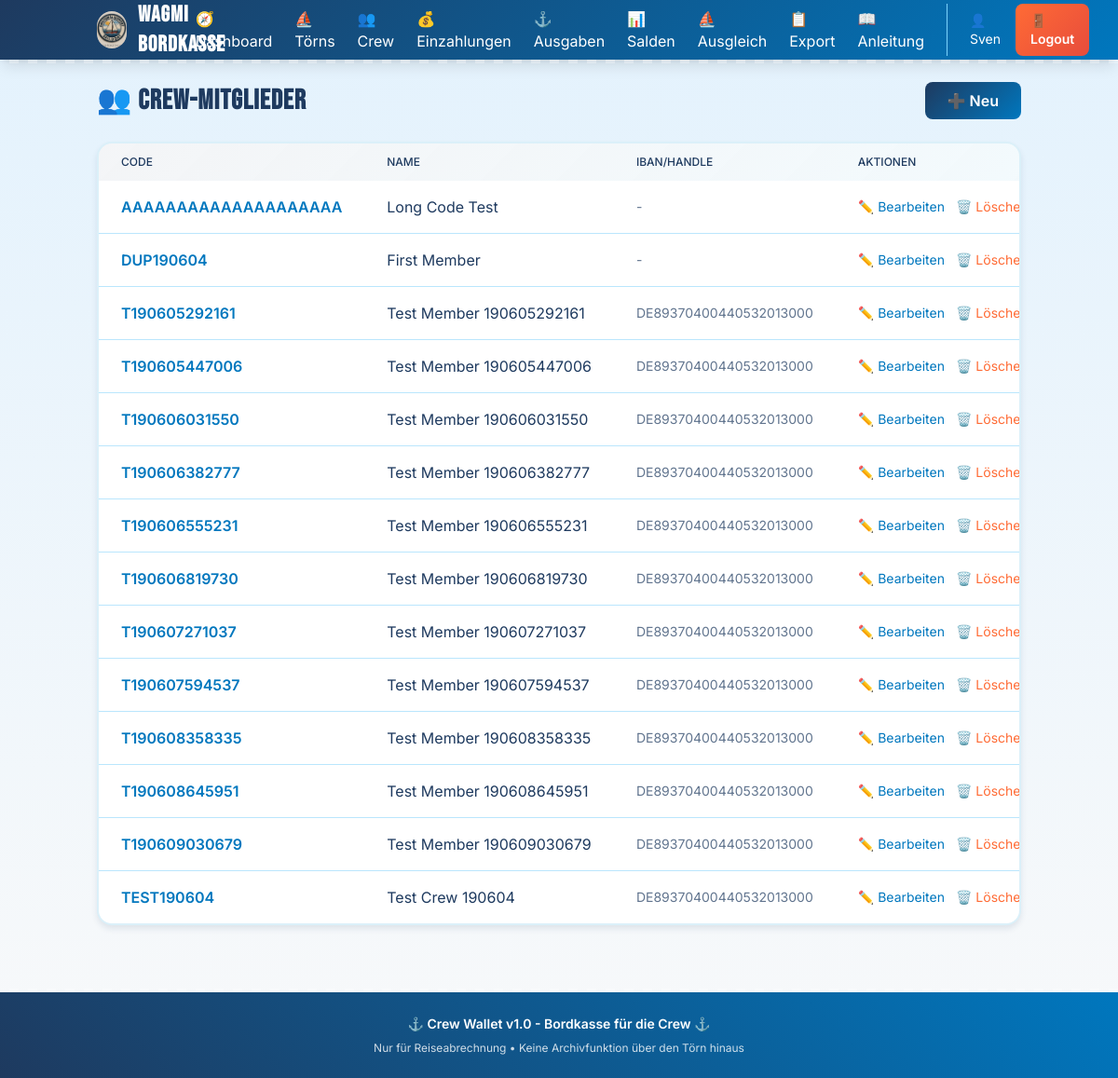
Page /crew (signed in) on the earlier database version.
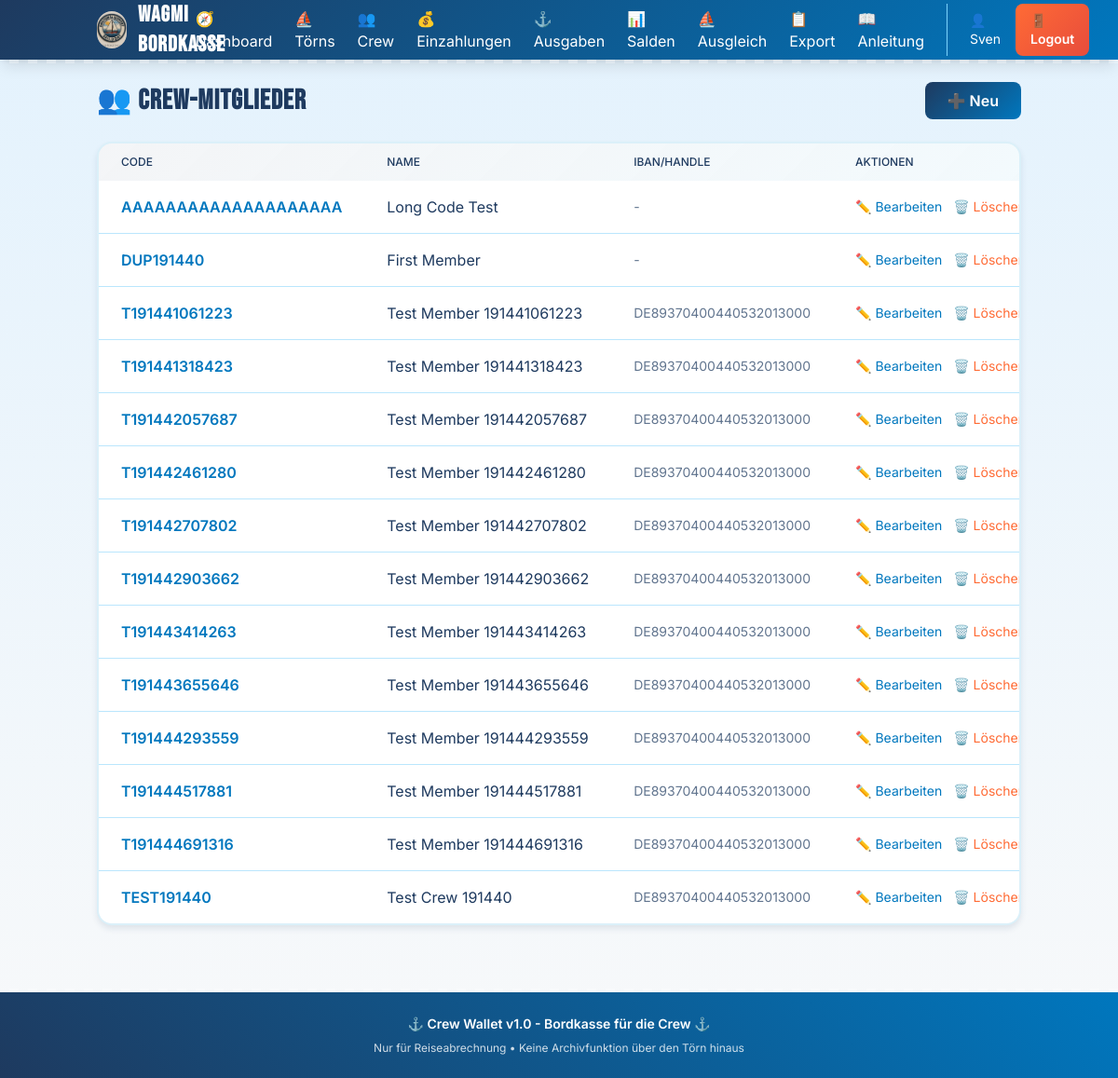
Same page on the later database version.
### models.py (models this page shows)
class CrewMember(Base):
    __tablename__ = "crew_members"
    __table_args__ = (
        UniqueConstraint('trip_id', 'code', name='uq_crew_trip_code'),
    )
    id = Column(Integer, primary_key=True, index=True)
    trip_id = Column(Integer, ForeignKey("trips.id"), nullable=False, index=True)
    code = Column(String(20), nullable=False, index=True)
    name = Column(String(100), nullable=False)
    iban_or_handle = Column(String(100), nullable=True)
    created_at = Column(DateTime, default=datetime.utcnow)
    trip = relationship("Trip", back_populates="crew_members")
    deposits = relationship("Deposit", back_populates="member", cascade="all, delete-orphan")
    paid_expenses = relationship("Expense", foreign_keys="Expense.payer_id", back_populates="payer")
    expense_participations = relationship("ExpenseParticipant", back_populates="member", cascade="all, delete-orphan")

### routers/crew.py (the view)
@router.get("", response_class=HTMLResponse)
async def list_crew(request: Request, db: Session = Depends(get_db)):
    active_trip = TripService.get_active_trip(db)
    if not active_trip:
        return RedirectResponse(url="/trips", status_code=303)
    crew_members = db.query(CrewMember).filter(CrewMember.trip_id == active_trip.id).order_by(CrewMember.code).all()
    return templates.TemplateResponse("crew_list.html", {
        "request": request,
        "crew_members": crew_members
    })

### templates/crew_list.html (shortened to what this page needs)
{% extends "layout.html" %}
{% block content %}
<div class="space-y-6">
    <div class="flex justify-between items-center">
        <h1 class="text-3xl font-bold maritime-header" style="color: var(--navy-deep);">👥 Crew-Mitglieder</h1>
        <a href="/crew/new" class="ocean-gradient text-white px-6 py-2 rounded-lg transition touch-action font-semibold">
            ➕ Neu
        </a>
    </div>
    <div class="bg-white porthole-card overflow-hidden">
        <div class="overflow-x-auto">
            <table class="min-w-full">
                <thead style="background: linear-gradient(135deg, rgba(30, 58, 95, 0.05) 0%, rgba(135, 206, 235, 0.1) 100%);">
                    <tr>
                        <th class="px-6 py-3 text-left text-xs font-medium uppercase" style="color: var(--navy-deep);">Code</th>
                        <th class="px-6 py-3 text-left text-xs font-medium uppercase" style="color: var(--navy-deep);">Name</th>
                        <th class="px-6 py-3 text-left text-xs font-medium uppercase" style="color: var(--navy-deep);">IBAN/Handle</th>
                        <th class="px-6 py-3 text-left text-xs font-medium uppercase" style="color: var(--navy-deep);">Aktionen</th>
                    </tr>
                </thead>
                <tbody class="divide-y divide-sky-200">
                    {% for member in crew_members %}
                    <tr>
                        <td class="px-6 py-4 whitespace-nowrap font-semibold" style="color: var(--ocean-blue);">{{ member.code }}</td>
                        <td class="px-6 py-4 whitespace-nowrap" style="color: var(--navy-deep);">{{ member.name }}</td>
                        <td class="px-6 py-4 whitespace-nowrap text-sm" style="color: var(--navy-deep); opacity: 0.7;">{{ member.iban_or_handle or '-' }}</td>
                        <td class="px-6 py-4 whitespace-nowrap text-sm space-x-2">
                            <a href="/crew/{{ member.id }}/edit" class="hover:underline touch-action" style="color: var(--ocean-blue);">✏️ Bearbeiten</a>
                            <form action="/crew/{{ member.id }}/delete" method="post" class="inline" onsubmit="return confirm('Wirklich löschen?')">
                                <button type="submit" class="hover:underline touch-action" style="color: var(--coral);">🗑️ Löschen</button>
                            </form>
                        </td>
                    </tr>
                    {% endfor %}
                </tbody>
            </table>
        </div>
    </div>
</div>
{% endblock %}

Differences in the rows shown:
no longer on this page (row unchanged): CrewMember: code "DUP190604", name "First Member", iban_or_handle "-"
no longer on this page (row unchanged): CrewMember: code "T190605292161", name "Test Member 190605292161", iban_or_handle "DE89370400440532013000"
no longer on this page (row unchanged): CrewMember: code "T190605447006", name "Test Member 190605447006", iban_or_handle "DE89370400440532013000"
no longer on this page (row unchanged): CrewMember: code "T190606031550", name "Test Member 190606031550", iban_or_handle "DE89370400440532013000"
no longer on this page (row unchanged): CrewMember: code "T190606382777", name "Test Member 190606382777", iban_or_handle "DE89370400440532013000"
no longer on this page (row unchanged): CrewMember: code "T190606555231", name "Test Member 190606555231", iban_or_handle "DE89370400440532013000"
no longer on this page (row unchanged): CrewMember: code "T190606819730", name "Test Member 190606819730", iban_or_handle "DE89370400440532013000"
no longer on this page (row unchanged): CrewMember: code "T190607271037", name "Test Member 190607271037", iban_or_handle "DE89370400440532013000"
no longer on this page (row unchanged): CrewMember: code "T190607594537", name "Test Member 190607594537", iban_or_handle "DE89370400440532013000"
no longer on this page (row unchanged): CrewMember: code "T190608358335", name "Test Member 190608358335", iban_or_handle "DE89370400440532013000"
no longer on this page (row unchanged): CrewMember: code "T190608645951", name "Test Member 190608645951", iban_or_handle "DE89370400440532013000"
no longer on this page (row unchanged): CrewMember: code "T190609030679", name "Test Member 190609030679", iban_or_handle "DE89370400440532013000"
no longer on this page (row unchanged): CrewMember: code "TEST190604", name "Test Crew 190604", iban_or_handle "DE89370400440532013000"
added CrewMember: code "DUP191440", name "First Member", iban_or_handle "-"
added CrewMember: code "T191441061223", name "Test Member 191441061223", iban_or_handle "DE89370400440532013000"
added CrewMember: code "T191441318423", name "Test Member 191441318423", iban_or_handle "DE89370400440532013000"
added CrewMember: code "T191442057687", name "Test Member 191442057687", iban_or_handle "DE89370400440532013000"
added CrewMember: code "T191442461280", name "Test Member 191442461280", iban_or_handle "DE89370400440532013000"
added CrewMember: code "T191442707802", name "Test Member 191442707802", iban_or_handle "DE89370400440532013000"
added CrewMember: code "T191442903662", name "Test Member 191442903662", iban_or_handle "DE89370400440532013000"
added CrewMember: code "T191443414263", name "Test Member 191443414263", iban_or_handle "DE89370400440532013000"
added CrewMember: code "T191443655646", name "Test Member 191443655646", iban_or_handle "DE89370400440532013000"
added CrewMember: code "T191444293559", name "Test Member 191444293559", iban_or_handle "DE89370400440532013000"
added CrewMember: code "T191444517881", name "Test Member 191444517881", iban_or_handle "DE89370400440532013000"
added CrewMember: code "T191444691316", name "Test Member 191444691316", iban_or_handle "DE89370400440532013000"
added CrewMember: code "TEST191440", name "Test Crew 191440", iban_or_handle "DE89370400440532013000"
